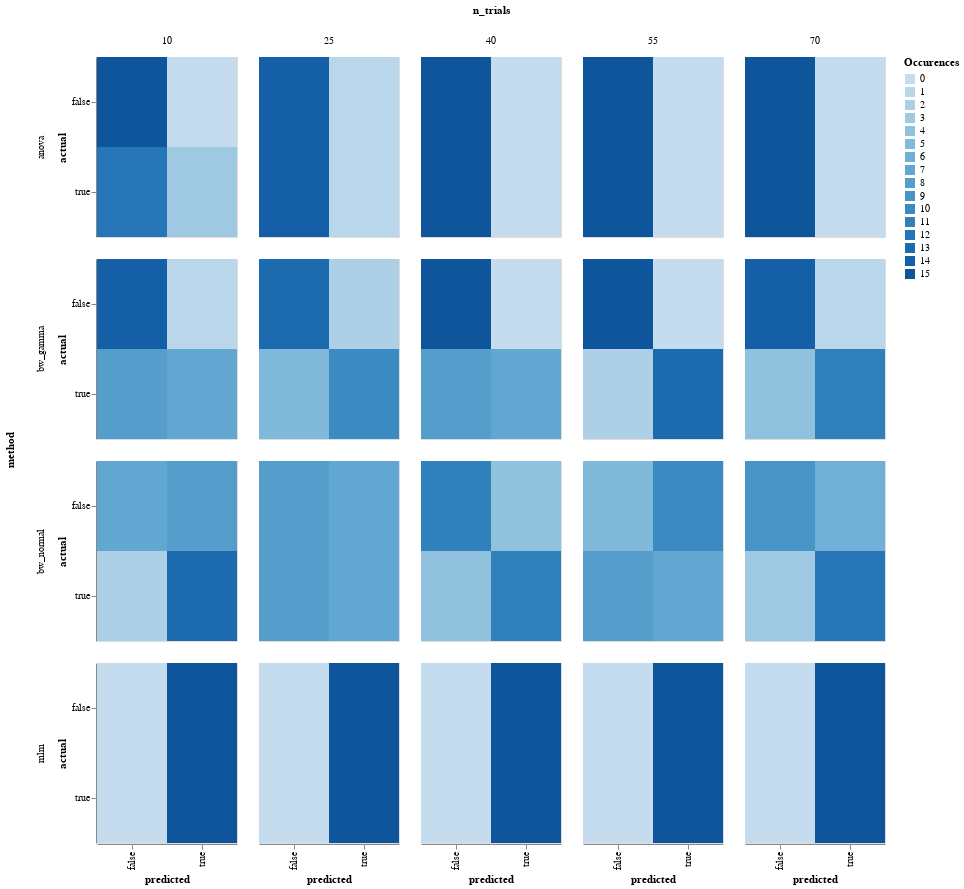

Write notebook code for a chart like this one.
### Markdown cell above
### Confusion matrix

### Code cell
# NBVAL_SKIP
model_comparison.plot_confusion(
    model_comparison.make_confusion_matrix(res[res['y'] == 'Power'], ('method', 'y', 'randomness', 'n_trials')
                                           )).properties(width=140).facet(row='method', column='n_trials')

### Figure 1 — Vega-Lite specification as saved in the notebook (floating-point values rounded to 4 significant figures; data arrays with more than 128 entries replaced by an {"elided": "..."} marker saying what was removed)
{"config": {"view": {"continuousWidth": 400, "continuousHeight": 300}}, "data": {"name": "data-643c6153be275c889f276b231bac1436"}, "facet": {"column": {"type": "quantitative", "field": "n_trials"}, "row": {"type": "nominal", "field": "method"}}, "spec": {"mark": "rect", "encoding": {"color": {"type": "ordinal", "field": "Occurences"}, "x": {"type": "nominal", "field": "predicted"}, "y": {"type": "nominal", "field": "actual"}}, "height": 180, "width": 140}, "$schema": "https://vega.github.io/schema/vega-lite/v4.8.1.json", "datasets": {"data-643c6153be275c889f276b231bac1436": {"elided": "240 records"}}}
